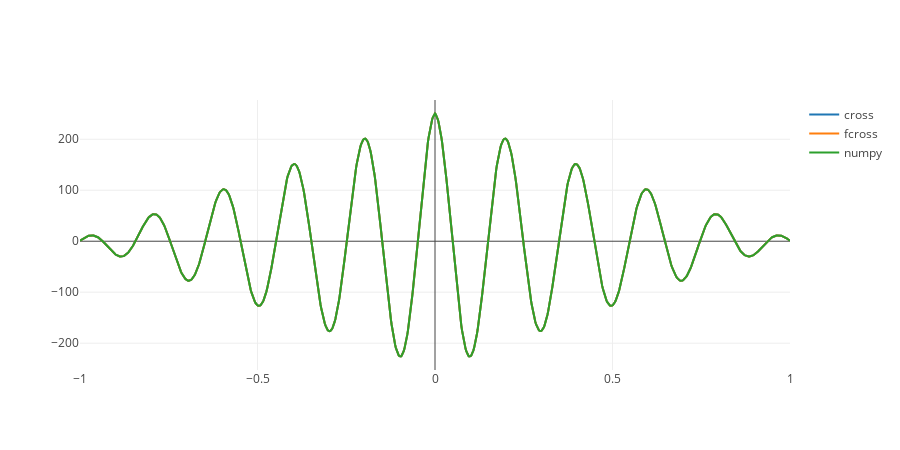

Write notebook code for a chart like this one.
### Code cell
N = 500
T = 1.0 # s
f1 = 5 # Hz
f2 = 5 # Hz
w1 = 2 * np.pi * f1
w2 = 2 * np.pi * f2

t = np.linspace(0, T, N)
t_ext = np.linspace(-T, T, 2 * N - 1)
s1 = np.cos(w1 * t / T)
s2 = np.cos(w2 * t / T)

cross = correlate(s1, s2)
fcross = fcorrelate(s1, s2)
npcross = np.correlate(s1, s2, mode='full')[::-1]

print_mse(cross, fcross, 'cross/fcross')
print_mse(cross, npcross, 'cross/npcross')
print_mse(fcross, npcross, 'fcross/npcross')

tr_cross = go.Scatter(
    x = t_ext,
    y = cross,
    name='cross'
)

tr_fcross = go.Scatter(
    x = t_ext,
    y = fcross.real,
    name='fcross'
)

tr_npcross = go.Scatter(
    x = t_ext,
    y = npcross.real,
    name='numpy'
)

fig = py.tools.make_subplots(rows = 1, cols = 1)

fig['layout'].update(height=450, width=900)

fig.append_trace(tr_cross, 1, 1)
fig.append_trace(tr_fcross, 1, 1)
fig.append_trace(tr_npcross, 1, 1)

py.offline.iplot(fig)

### Figure 1 — Plotly figure (JSON) as saved in the notebook; plotly's stock layout.template omitted (floating-point values rounded to 4 significant figures; data arrays with more than 128 entries replaced by an {"elided": "..."} marker saying what was removed)
{"data": [{"name": "cross", "type": "scatter", "x": {"elided": "999 float values"}, "xaxis": "x1", "y": {"elided": "999 float values"}, "yaxis": "y1"}, {"name": "fcross", "type": "scatter", "x": {"elided": "999 float values"}, "xaxis": "x1", "y": {"elided": "999 float values"}, "yaxis": "y1"}, {"name": "numpy", "type": "scatter", "x": {"elided": "999 float values"}, "xaxis": "x1", "y": {"elided": "999 float values"}, "yaxis": "y1"}], "layout": {"height": 450, "width": 900, "xaxis1": {"anchor": "y1", "domain": [0, 1]}, "yaxis1": {"anchor": "x1", "domain": [0, 1]}}}
